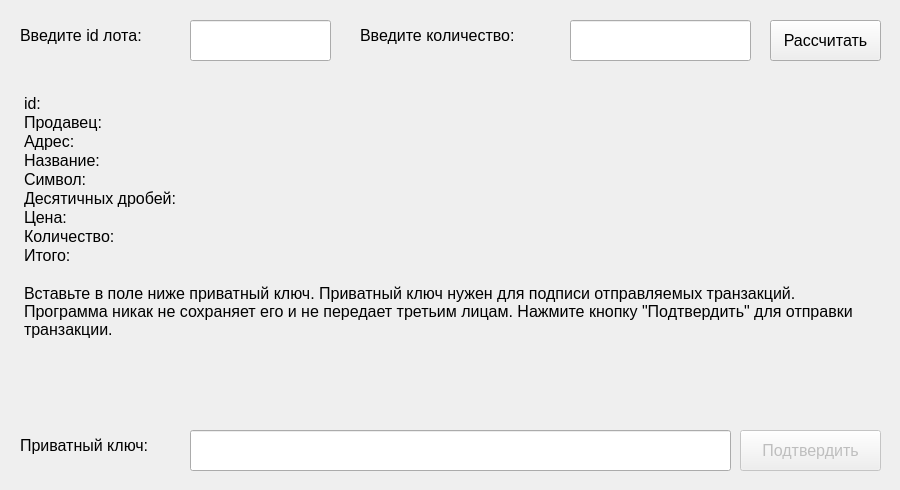
       <widget class="QWidget" name="purchase_tab">
        <attribute name="title">
         <string>Купить</string>
        </attribute>
        <widget class="QWidget" name="horizontalLayoutWidget">
         <property name="geometry">
          <rect>
           <x>10</x>
           <y>10</y>
           <width>881</width>
           <height>61</height>
          </rect>
         </property>
         <layout class="QHBoxLayout" name="horizontalLayout">
          <item>
           <widget class="QWidget" name="widget" native="true">
            <widget class="QLabel" name="label">
             <property name="geometry">
              <rect>
               <x>10</x>
               <y>10</y>
               <width>191</width>
               <height>31</height>
              </rect>
             </property>
             <property name="font">
              <font>
               <pointsize>12</pointsize>
              </font>
             </property>
             <property name="text">
              <string>Введите id лота:</string>
             </property>
            </widget>
            <widget class="QLineEdit" name="id_purchase_input">
             <property name="geometry">
              <rect>
               <x>180</x>
               <y>10</y>
               <width>141</width>
               <height>41</height>
              </rect>
             </property>
             <property name="font">
              <font>
               <pointsize>12</pointsize>
              </font>
             </property>
            </widget>
            <widget class="QLabel" name="label_2">
             <property name="geometry">
              <rect>
               <x>350</x>
               <y>10</y>
               <width>191</width>
               <height>31</height>
              </rect>
             </property>
             <property name="font">
              <font>
               <pointsize>12</pointsize>
              </font>
             </property>
             <property name="text">
              <string>Введите количество:</string>
             </property>
            </widget>
            <widget class="QLineEdit" name="amount_purchase_input">
             <property name="geometry">
              <rect>
               <x>560</x>
               <y>10</y>
               <width>181</width>
               <height>41</height>
              </rect>
             </property>
             <property name="font">
              <font>
               <pointsize>12</pointsize>
              </font>
             </property>
            </widget>
            <widget class="QPushButton" name="count_cost">
             <property name="geometry">
              <rect>
               <x>760</x>
               <y>10</y>
               <width>111</width>
               <height>41</height>
              </rect>
             </property>
             <property name="font">
              <font>
               <pointsize>12</pointsize>
              </font>
             </property>
             <property name="text">
              <string>Рассчитать</string>
             </property>
            </widget>
           </widget>
          </item>
         </layout>
        </widget>
        <widget class="QWidget" name="gridLayoutWidget_3">
         <property name="geometry">
          <rect>
           <x>10</x>
           <y>80</y>
           <width>881</width>
           <height>401</height>
          </rect>
         </property>
         <layout class="QGridLayout" name="gridLayout_3">
          <item row="0" column="0">
           <widget class="QWidget" name="purchase_widget" native="true">
            <property name="enabled">
             <bool>true</bool>
            </property>
            <widget class="QLabel" name="label_3">
             <property name="geometry">
              <rect>
               <x>10</x>
               <y>350</y>
               <width>161</width>
               <height>31</height>
              </rect>
             </property>
             <property name="font">
              <font>
               <pointsize>12</pointsize>
              </font>
             </property>
             <property name="text">
              <string>Приватный ключ:</string>
             </property>
            </widget>
            <widget class="QLineEdit" name="private_key_input_purchase">
             <property name="enabled">
              <bool>true</bool>
             </property>
             <property name="geometry">
              <rect>
               <x>180</x>
               <y>350</y>
               <width>541</width>
               <height>41</height>
              </rect>
             </property>
             <property name="font">
              <font>
               <pointsize>12</pointsize>
              </font>
             </property>
            </widget>
            <widget class="QPushButton" name="apply_purchase_button">
             <property name="enabled">
              <bool>false</bool>
             </property>
             <property name="geometry">
              <rect>
               <x>730</x>
               <y>350</y>
               <width>141</width>
               <height>41</height>
              </rect>
             </property>
             <property name="font">
              <font>
               <pointsize>12</pointsize>
              </font>
             </property>
             <property name="text">
              <string>Подтвердить</string>
             </property>
            </widget>
            <widget class="QTextBrowser" name="purchase_browser">
             <property name="enabled">
              <bool>true</bool>
             </property>
             <property name="geometry">
              <rect>
               <x>10</x>
               <y>10</y>
               <width>841</width>
               <height>321</height>
              </rect>
             </property>
             <property name="sizePolicy">
              <sizepolicy hsizetype="Minimum" vsizetype="Minimum">
               <horstretch>0</horstretch>
               <verstretch>20</verstretch>
              </sizepolicy>
             </property>
             <property name="palette">
              <palette>
               <active>
                <colorrole role="Base">
                 <brush brushstyle="SolidPattern">
                  <color alpha="0">
                   <red>255</red>
                   <green>255</green>
                   <blue>255</blue>
                  </color>
                 </brush>
                </colorrole>
               </active>
               <inactive>
                <colorrole role="Base">
                 <brush brushstyle="SolidPattern">
                  <color alpha="0">
                   <red>255</red>
                   <green>255</green>
                   <blue>255</blue>
                  </color>
                 </brush>
                </colorrole>
               </inactive>
               <disabled>
                <colorrole role="Base">
                 <brush brushstyle="SolidPattern">
                  <color alpha="255">
                   <red>239</red>
                   <green>239</green>
                   <blue>239</blue>
                  </color>
                 </brush>
                </colorrole>
               </disabled>
              </palette>
             </property>
             <property name="font">
              <font>
               <pointsize>12</pointsize>
              </font>
             </property>
             <property name="contextMenuPolicy">
              <enum>Qt::DefaultContextMenu</enum>
             </property>
             <property name="acceptDrops">
              <bool>false</bool>
             </property>
             <property name="autoFillBackground">
              <bool>false</bool>
             </property>
             <property name="frameShape">
              <enum>QFrame::NoFrame</enum>
             </property>
             <property name="frameShadow">
              <enum>QFrame::Plain</enum>
             </property>
             <property name="verticalScrollBarPolicy">
              <enum>Qt::ScrollBarAlwaysOff</enum>
             </property>
             <property name="horizontalScrollBarPolicy">
              <enum>Qt::ScrollBarAlwaysOff</enum>
             </property>
             <property name="sizeAdjustPolicy">
              <enum>QAbstractScrollArea::AdjustIgnored</enum>
             </property>
             <property name="readOnly">
              <bool>true</bool>
             </property>
             <property name="html">
              <string>&lt;!DOCTYPE HTML PUBLIC &quot;-//W3C//DTD HTML 4.0//EN&quot; &quot;http://www.w3.org/TR/REC-html40/strict.dtd&quot;&gt;
&lt;html&gt;&lt;head&gt;&lt;meta name=&quot;qrichtext&quot; content=&quot;1&quot; /&gt;&lt;style type=&quot;text/css&quot;&gt;
p, li { white-space: pre-wrap; }
&lt;/style&gt;&lt;/head&gt;&lt;body style=&quot; font-family:'MS Shell Dlg 2'; font-size:12pt; font-weight:400; font-style:normal;&quot;&gt;
&lt;p style=&quot; margin-top:0px; margin-bottom:0px; margin-left:0px; margin-right:0px; -qt-block-indent:0; text-indent:0px;&quot;&gt;id:&lt;/p&gt;
&lt;p style=&quot; margin-top:0px; margin-bottom:0px; margin-left:0px; margin-right:0px; -qt-block-indent:0; text-indent:0px;&quot;&gt;Продавец:&lt;/p&gt;
&lt;p style=&quot; margin-top:0px; margin-bottom:0px; margin-left:0px; margin-right:0px; -qt-block-indent:0; text-indent:0px;&quot;&gt;Адрес:&lt;/p&gt;
&lt;p style=&quot; margin-top:0px; margin-bottom:0px; margin-left:0px; margin-right:0px; -qt-block-indent:0; text-indent:0px;&quot;&gt;Название:&lt;/p&gt;
&lt;p style=&quot; margin-top:0px; margin-bottom:0px; margin-left:0px; margin-right:0px; -qt-block-indent:0; text-indent:0px;&quot;&gt;Символ:&lt;/p&gt;
&lt;p style=&quot; margin-top:0px; margin-bottom:0px; margin-left:0px; margin-right:0px; -qt-block-indent:0; text-indent:0px;&quot;&gt;Десятичных дробей:&lt;/p&gt;
&lt;p style=&quot; margin-top:0px; margin-bottom:0px; margin-left:0px; margin-right:0px; -qt-block-indent:0; text-indent:0px;&quot;&gt;Цена:&lt;/p&gt;
&lt;p style=&quot; margin-top:0px; margin-bottom:0px; margin-left:0px; margin-right:0px; -qt-block-indent:0; text-indent:0px;&quot;&gt;Количество:&lt;/p&gt;
&lt;p style=&quot; margin-top:0px; margin-bottom:0px; margin-left:0px; margin-right:0px; -qt-block-indent:0; text-indent:0px;&quot;&gt;Итого:&lt;/p&gt;
&lt;p style=&quot;-qt-paragraph-type:empty; margin-top:0px; margin-bottom:0px; margin-left:0px; margin-right:0px; -qt-block-indent:0; text-indent:0px;&quot;&gt;&lt;br /&gt;&lt;/p&gt;
&lt;p style=&quot; margin-top:0px; margin-bottom:0px; margin-left:0px; margin-right:0px; -qt-block-indent:0; text-indent:0px;&quot;&gt;Вставьте в поле ниже приватный ключ. Приватный ключ нужен для подписи отправляемых транзакций. Программа никак не сохраняет его и не передает третьим лицам. Нажмите кнопку &amp;quot;Подтвердить&amp;quot; для отправки транзакции.&lt;/p&gt;&lt;/body&gt;&lt;/html&gt;</string>
             </property>
            </widget>
           </widget>
          </item>
         </layout>
        </widget>
       </widget>
